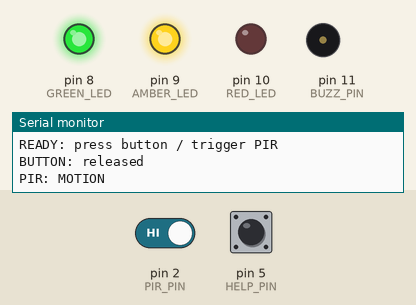
Simulated run of this sketch. Board: Arduino Uno, built with avr-gcc and run on an emulated ATmega328P. On the bench: output pins drawn as LEDs (lit = HIGH), buzzer (waves = sounding, pin HIGH), the last lines printed to the serial monitor. The test bench sets the inputs (shaded band); at power-on: pin 5 (HELP_PIN) HIGH, pin 2 (PIR_PIN) HIGH.

Above: at 4.7 s.
4.8 s: pin 5 (HELP_PIN) pulled LOW for 0.15 s
At 4.87 s:
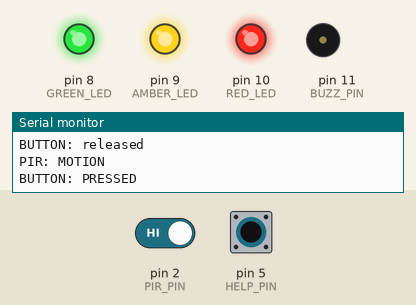
6.4 s: pin 2 (PIR_PIN) driven LOW
At 7.2 s:
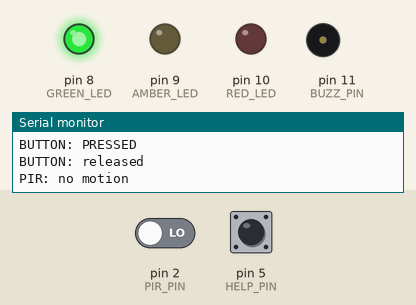
7.9 s: pin 5 (HELP_PIN) pulled LOW for 1 s
At 8.4 s:
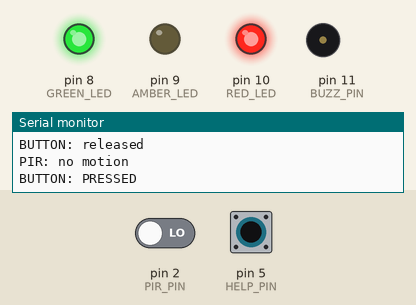
10.4 s: pin 5 (HELP_PIN) pulled LOW for 3.2 s
At 13.9 s:
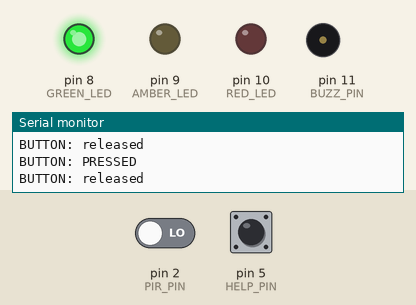
15.1 s: pin 2 (PIR_PIN) driven HIGH
At 16.2 s:
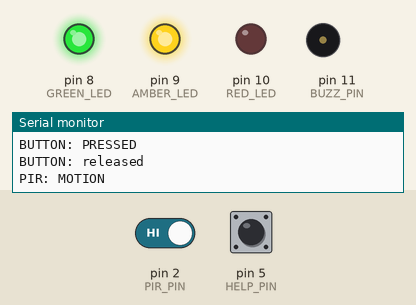
Timing chart, 0 to 17.6 s (numbered marks = the images above; inputs shaded):
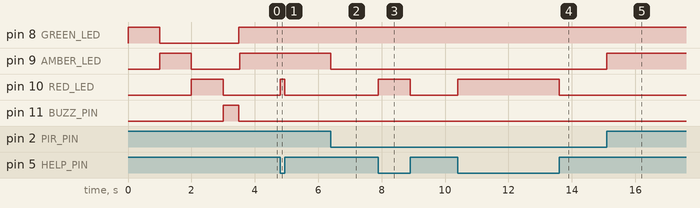

Measured:
- after the input at 4.8 s, pin 10 (RED_LED): LOW → HIGH at once, → LOW 0.15 s later
- after the input at 6.4 s, pin 9 (AMBER_LED): HIGH → LOW at once
- after the input at 7.9 s, pin 10 (RED_LED): LOW → HIGH at once, → LOW 1.0 s later
- after the input at 10.4 s, pin 10 (RED_LED): LOW → HIGH at once, → LOW 3.2 s later
- after the input at 15.1 s, pin 9 (AMBER_LED): LOW → HIGH at once

The sketch:

pin_check.ino
```cpp
// Smart Mirror - Step 1 wiring check (Tinkercad / real Uno)
// Pins follow the bench guide: PIR D2, HELP D5, LEDs D8/D9/D10, buzzer NPN D11

const int PIR_PIN   = 2;
const int HELP_PIN  = 5;
const int GREEN_LED = 8;
const int AMBER_LED = 9;
const int RED_LED   = 10;
const int BUZZ_PIN  = 11;

int lastPir = -1;
int lastBtn = -1;

void setup() {
  Serial.begin(115200);
  pinMode(PIR_PIN, INPUT);
  pinMode(HELP_PIN, INPUT_PULLUP);
  pinMode(GREEN_LED, OUTPUT);
  pinMode(AMBER_LED, OUTPUT);
  pinMode(RED_LED, OUTPUT);
  pinMode(BUZZ_PIN, OUTPUT);

  // Test 1: each LED lights alone for 1 s, in order green, amber, red
  Serial.println("TEST: GREEN");  digitalWrite(GREEN_LED, HIGH); delay(1000); digitalWrite(GREEN_LED, LOW);
  Serial.println("TEST: AMBER");  digitalWrite(AMBER_LED, HIGH); delay(1000); digitalWrite(AMBER_LED, LOW);
  Serial.println("TEST: RED");    digitalWrite(RED_LED, HIGH);   delay(1000); digitalWrite(RED_LED, LOW);

  // Test 2: buzzer beeps for 0.5 s
  Serial.println("TEST: BUZZER");
  digitalWrite(BUZZ_PIN, HIGH); delay(500); digitalWrite(BUZZ_PIN, LOW);

  Serial.println("READY: press button / trigger PIR");
  digitalWrite(GREEN_LED, HIGH);
}

void loop() {
  // Test 3: button (pressed = LOW because of INPUT_PULLUP)
  int btn = digitalRead(HELP_PIN);
  if (btn != lastBtn) {
    Serial.println(btn == LOW ? "BUTTON: PRESSED" : "BUTTON: released");
    digitalWrite(RED_LED, btn == LOW ? HIGH : LOW);
    lastBtn = btn;
    delay(30); // simple debounce
  }

  // Test 4: PIR
  int pir = digitalRead(PIR_PIN);
  if (pir != lastPir) {
    Serial.println(pir == HIGH ? "PIR: MOTION" : "PIR: no motion");
    digitalWrite(AMBER_LED, pir);
    lastPir = pir;
  }
}
```
